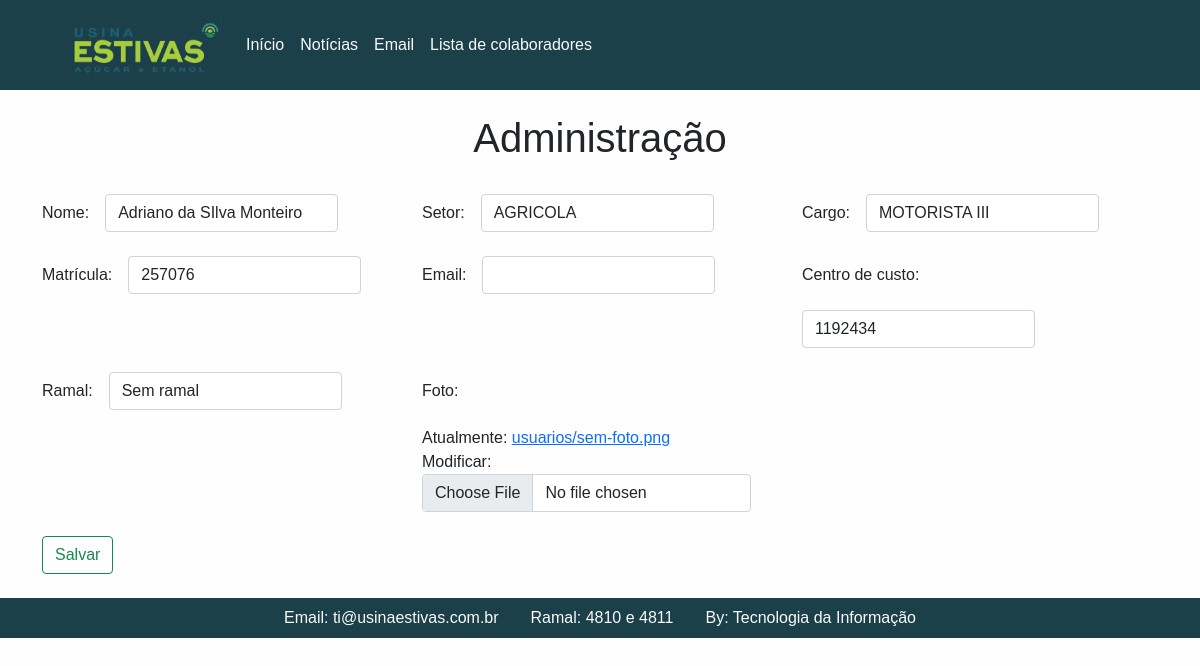
Page /ramal/ramais/admin/atualizar/685 on the committed database.
### ramais/models.py (models this page shows)
class Pessoa(models.Model):
	nome = models.CharField('Nome', max_length=150)
	setor = models.CharField('Setor', max_length=100)
	cargo = models.CharField('Cargo', max_length=50)
	matricula = models.CharField('Matricula', max_length=6, unique=True)
	email = models.CharField('Email', null=True, max_length=50)
	cc = models.CharField('Centro de custo', max_length=7, null=True)
	ramal = models.CharField('Ramal', max_length=9, null=True, default='Sem ramal')
	foto = models.ImageField('Foto', upload_to='usuarios', default='usuarios/sem-foto.png')

### ramais/views.py (the view)
# urls.py: path('ramal/ramais/admin/atualizar/<int:id>', atualizarramal, name="atualizar"),
def atualizarramal(request, id):
	pessoa = Pessoa.objects.get(pk=id)
	form = PessoaForm(request.POST or None, request.FILES or None, instance=pessoa)
	if form.is_valid():
		form.save()
		return redirect('adminramais')
	contexto = {
	'formulario': form
	}
	return render(request, 'cadastro.html', contexto)

### ramais/forms.py
class PessoaForm(ModelForm):
	email = forms.CharField(required=False)
	class Meta:
		model = Pessoa
		fields = ['nome', 'setor', 'cargo', 'matricula', 'email', 'cc','ramal', 'foto']

### ramais/templates/cadastro.html (shortened to what this page needs)
{% extends "base.html" %}
{% load static %}
{% load widget_tweaks %}
{% block conteudo %}
<div class="container">
	<div class="row">
		<div class="col-md-12 col-12">
			<h1 class="text-center">Administração</h1>
		</div>
	</div>
	<br>
<form method="post" enctype="multipart/form-data">
	<div class="row">
		<div class="col-md-4 col-12">
			<div class="row g-3 align-items-center">
		<div class="col-auto">
			<label for="inputPassword6" class="col-form-label">Nome:</label>
		</div>
		<div class="col-auto">
			{% render_field formulario.nome class="form-control" required="false" %}
		</div>
	</div>
		</div>
		<div class="col-md-4 col-12">
			<div class="row g-3 align-items-center">
		<div class="col-auto">
			<label for="inputPassword6" class="col-form-label">Setor:</label>
		</div>
		<div class="col-auto">
			{% render_field formulario.setor class="form-control"%}
		</div>
	</div>
		</div>
		<div class="col-md-4 col-12">
			<div class="row g-3 align-items-center">
		<div class="col-auto">
			<label for="inputPassword6" class="col-form-label">Cargo:</label>
		</div>
		<div class="col-auto">
			{% render_field formulario.cargo class="form-control"%}
		</div>
	</div>
		</div>
	</div>
	<br>
	<div class="row">
		<div class="col-md-4 col-12">
			<div class="row g-3 align-items-center">
		<div class="col-auto">
			<label for="inputPassword6" class="col-form-label">Matrícula:</label>
		</div>
		<div class="col-auto">
			{% render_field formulario.matricula class="form-control"%}
		</div>
	</div>
		</div>
		<div class="col-md-4 col-12">
			<div class="row g-3 align-items-center">
		<div class="col-auto">
			<label for="inputPassword6" class="col-form-label">Email:</label>
		</div>
		<div class="col-auto">
			{% render_field formulario.email class="form-control"%}
		</div>
	</div>
		</div>
		<div class="col-md-4 col-12">
			<div class="row g-3 align-items-center">
		<div class="col-auto">
			<label for="inputPassword6" class="col-form-label">Centro de custo:</label>
		</div>
		<div class="col-auto">
			{% render_field formulario.cc class="form-control"%}
		</div>
	</div>
		</div>
	</div>
	<br />
	<div class="row">
		<div class="col-md-4 col-12">
			<div class="row g-3 align-items-center">
		<div class="col-auto">
			<label for="inputPassword6" class="col-form-label">Ramal:</label>
		</div>
		<div class="col-auto">
			{% render_field formulario.ramal class="form-control" required="false" %}
		</div>
	</div>
		</div>
		<div class="col-md-4 col-12">
			<div class="row g-3 align-items-center">
		<div class="col-auto">
			<label for="inputPassword6" class="col-form-label">Foto:</label>
		</div>
		<div class="col-auto">
			{% render_field formulario.foto class="form-control"%}
		</div>
	</div>
		</div>
	</div>
	<br>
	<button type="submit" class="btn btn-outline-success">Salvar</button>
</form>
</div>
{% endblock %}

### ramais/static/css/estilo.css (style rules this page uses)
body { font-family: 'Arial', sans-serif; background-color: #fefefe; }

### rows in the picture
Pessoa: nome "Adriano da SIlva Monteiro", setor "AGRICOLA", cargo "MOTORISTA III", matricula "257076", cc "1192434", ramal "Sem ramal"
